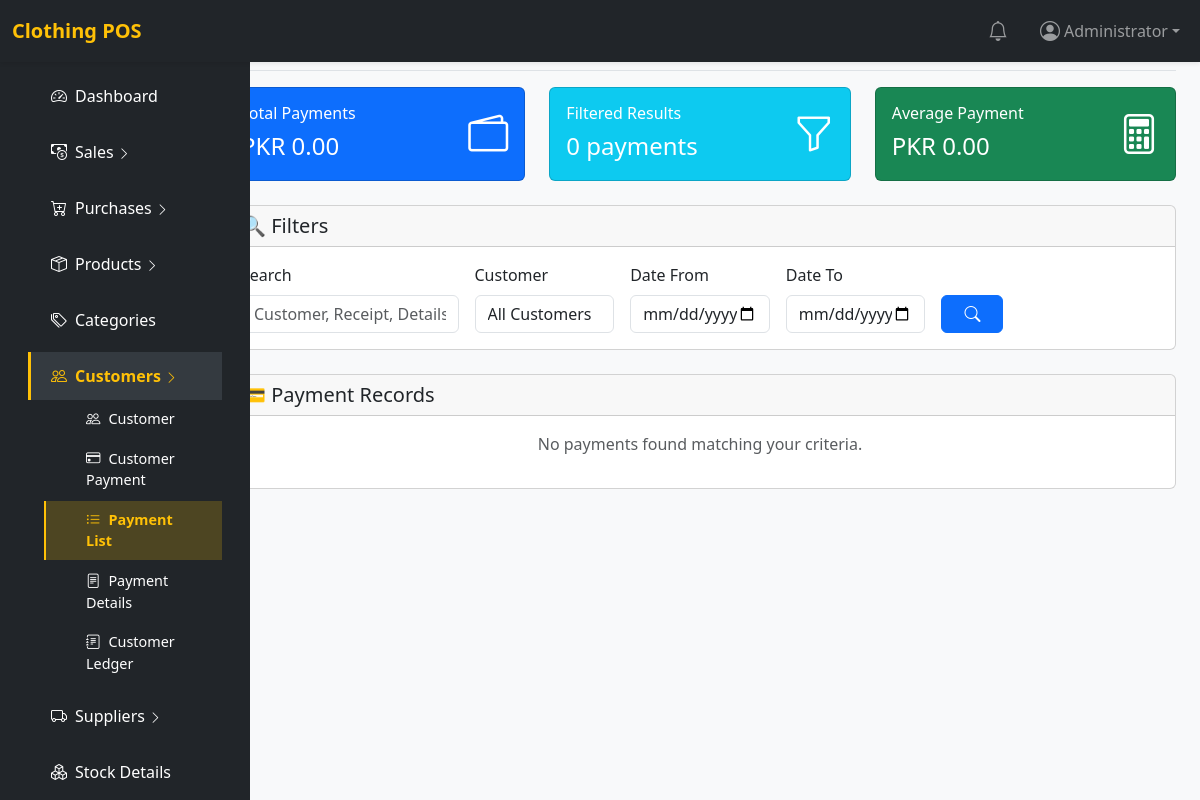
The page /customer_payment_list.php?error=invalid_id (signed in) on the database as committed earlier.
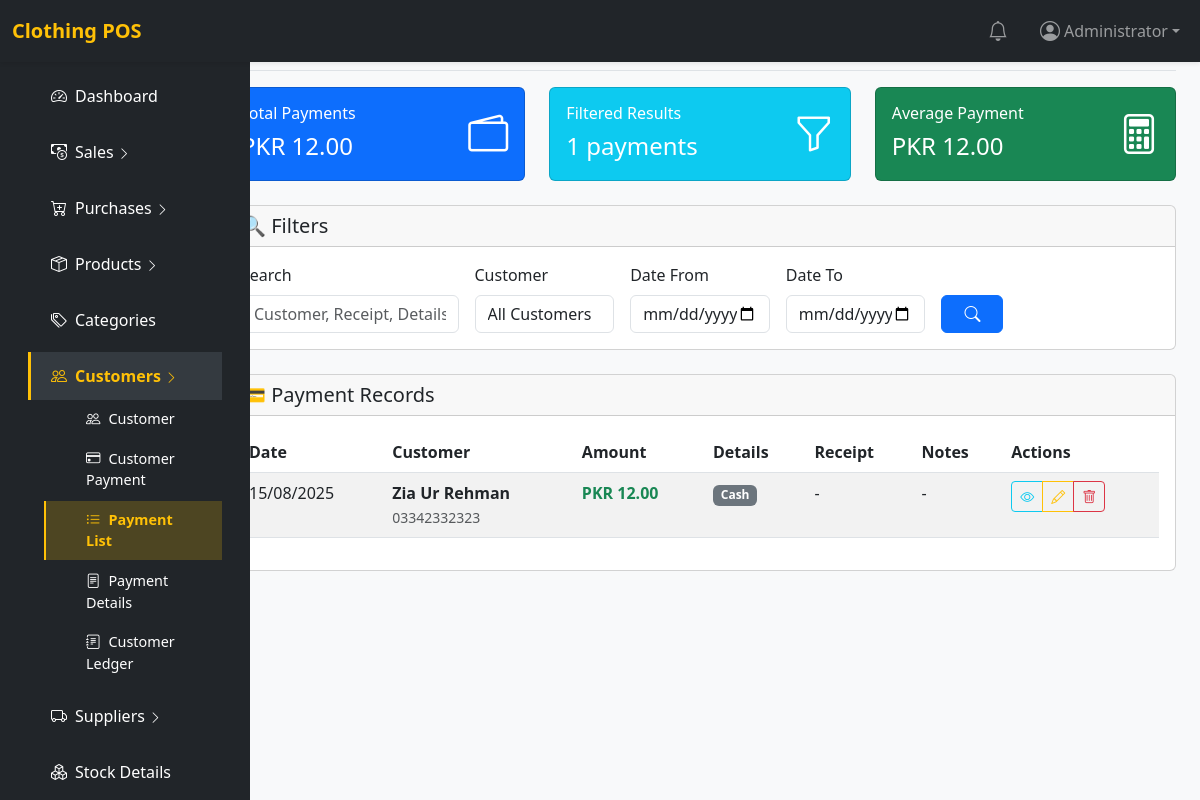
The same page on the database as committed later.
### tables this page shows
CREATE TABLE `customer_payment` (
  `id` int(11) NOT NULL,
  `sale_id` int(11) NOT NULL DEFAULT 0,
  `customer_id` int(11) NOT NULL,
  `payment_method_id` int(11) NOT NULL,
  `paid` decimal(15,2) NOT NULL,
  `payment_date` date NOT NULL,
  `details` varchar(255) DEFAULT NULL,
  `receipt` varchar(255) DEFAULT NULL,
  `created_at` timestamp NOT NULL DEFAULT current_timestamp()
);

CREATE TABLE `customer` (
  `id` int(11) NOT NULL,
  `name` varchar(100) DEFAULT NULL,
  `address` varchar(255) NOT NULL,
  `mobile` varchar(30) NOT NULL,
  `email` varchar(100) NOT NULL,
  `opening_balance` decimal(15,2) NOT NULL DEFAULT 0.00,
  `status` tinyint(1) NOT NULL DEFAULT 1,
  `created_at` timestamp NOT NULL DEFAULT current_timestamp()
);

CREATE TABLE `payment_method` (
  `id` int(11) NOT NULL,
  `method` varchar(100) NOT NULL,
  `status` tinyint(1) NOT NULL DEFAULT 1,
  `created_at` timestamp NOT NULL DEFAULT current_timestamp()
);

### customer_payment_list.php (the view, shortened to what the changed rows need)
<?php
require_once 'includes/config.php';
$where_conditions = [];
$params = [];
$where_clause = !empty($where_conditions) ? 'WHERE ' . implode(' AND ', $where_conditions) : '';
$query = "
    SELECT cp.*, c.name as customer_name, c.mobile as customer_phone, pm.method as payment_method_name
    FROM customer_payment cp
    LEFT JOIN customer c ON cp.customer_id = c.id
    LEFT JOIN payment_method pm ON cp.payment_method_id = pm.id
    $where_clause
    ORDER BY cp.payment_date DESC
";
$stmt = $pdo->prepare($query);
$stmt->execute($params);
$payments = $stmt->fetchAll(PDO::FETCH_ASSOC);
$total_amount = 0;
$filtered_count = count($payments);
foreach ($payments as $payment) {
    $total_amount += $payment['paid'];
}
include 'includes/header.php';
?>
<div class="container-fluid">
    <div class="row">
        <main class="col-md-9 ms-sm-auto col-lg-10 px-md-4">
            <div class="d-flex justify-content-between flex-wrap flex-md-nowrap align-items-center pt-3 pb-2 mb-3 border-bottom">
                <h1 class="h2">📋 Customer Payment List</h1>
            </div>
            <div class="row mb-4">
                <div class="col-md-4">
                    <div class="card text-white bg-primary">
                        <div class="card-body">
                            <div class="d-flex justify-content-between">
                                <div>
                                    <h6 class="card-title">Total Payments</h6>
                                    <h4 class="mb-0">PKR <?= number_format($total_amount, 2) ?></h4>
                                </div>
                            </div>
                        </div>
                    </div>
                </div>
                <div class="col-md-4">
                    <div class="card text-white bg-info">
                        <div class="card-body">
                            <div class="d-flex justify-content-between">
                                <div>
                                    <h6 class="card-title">Filtered Results</h6>
                                    <h4 class="mb-0"><?= $filtered_count ?> payments</h4>
                                </div>
                            </div>
                        </div>
                    </div>
                </div>
                <div class="col-md-4">
                    <div class="card text-white bg-success">
                        <div class="card-body">
                            <div class="d-flex justify-content-between">
                                <div>
                                    <h6 class="card-title">Average Payment</h6>
                                    <h4 class="mb-0">PKR <?= $filtered_count > 0 ? number_format($total_amount / $filtered_count, 2) : '0.00' ?></h4>
                                </div>
                            </div>
                        </div>
                    </div>
                </div>
            </div>
            <div class="card">
                <div class="card-body">
                    <?php if (empty($payments)): ?>
                        <p class="text-muted text-center">No payments found matching your criteria.</p>
                    <?php else: ?>
                        <div class="table-responsive">
                            <table class="table table-striped table-hover">
                                <thead>
                                    <tr>
                                        <th>Date</th>
                                        <th>Customer</th>
                                        <th>Amount</th>
                                        <th>Details</th>
                                        <th>Receipt</th>
                                        <th>Notes</th>
                                        <th>Actions</th>
                                    </tr>
                                </thead>
                                <tbody>
                                    <?php foreach ($payments as $payment): ?>
                                        <tr>
                                            <td><?= date('d/m/Y', strtotime($payment['payment_date'])) ?></td>
                                            <td>
                                                <strong><?= htmlspecialchars($payment['customer_name']) ?></strong><br>
                                                <small class="text-muted"><?= htmlspecialchars($payment['customer_phone']) ?></small>
                                            </td>
                                            <td class="fw-bold text-success">PKR <?= number_format($payment['paid'], 2) ?></td>
                                            <td><span class="badge bg-secondary"><?= htmlspecialchars($payment['payment_method_name'] ?: '-') ?></span></td>
                                            <td><?= htmlspecialchars($payment['receipt'] ?: '-') ?></td>
                                            <td><?= htmlspecialchars($payment['details'] ?: '-') ?></td>
                                            <td>
                                                <div class="btn-group btn-group-sm" role="group">
                                                    <a href="customer_payment_details.php?id=<?= $payment['id'] ?>" class="btn btn-outline-info" title="View Details">
                                                        <i class="bi bi-eye"></i>
                                                    </a>
                                                    <a href="customer_payment.php?edit=<?= $payment['id'] ?>" class="btn btn-outline-warning" title="Edit">
                                                        <i class="bi bi-pencil"></i>
                                                    </a>
                                                    <a href="?delete=<?= $payment['id'] ?>" class="btn btn-outline-danger" title="Delete"
                                                       onclick="return confirm('Are you sure you want to delete this payment?')">
                                                        <i class="bi bi-trash"></i>
                                                    </a>
                                                </div>
                                            </td>
                                        </tr>
                                    <?php endforeach; ?>
                                </tbody>
                            </table>
                        </div>
                    <?php endif; ?>
                </div>
            </div>
        </main>
    </div>
</div>
<?php include 'includes/footer.php'; ?>

Rows that differ between the two databases and show on the page:
added customer_payment: payment_date "15/08/2025", customer.name "Zia Ur Rehman", customer.mobile "03342332323", paid "12.00", payment_method.method "Cash", receipt "-", details "-"
Other text that changed with them:
$total_amount: "0.00" → "12.00"
$filtered_count: "0" → "1"
$total_amount / $filtered_count: (not shown) → "12.00"
text no longer shown: "0.00 No payments found matching your criteria."
text now shown: "Date Customer Amount Details Receipt Notes Actions"
